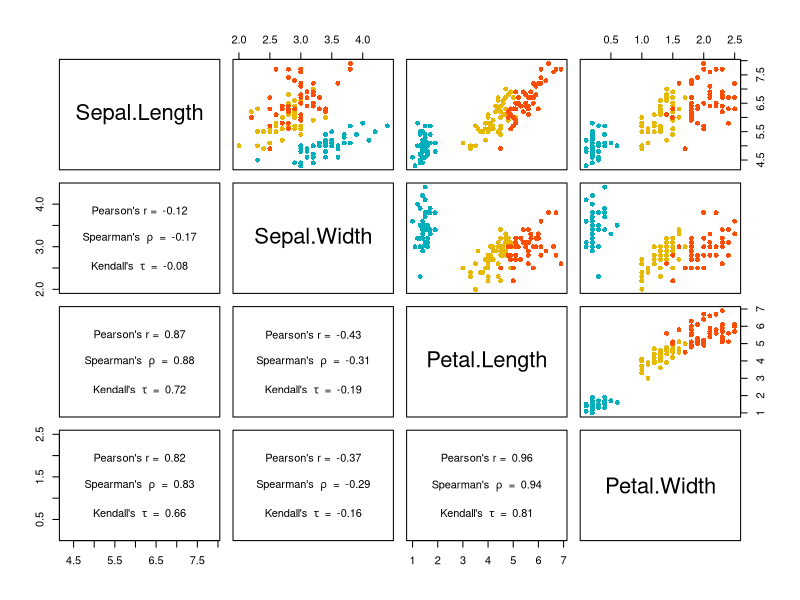
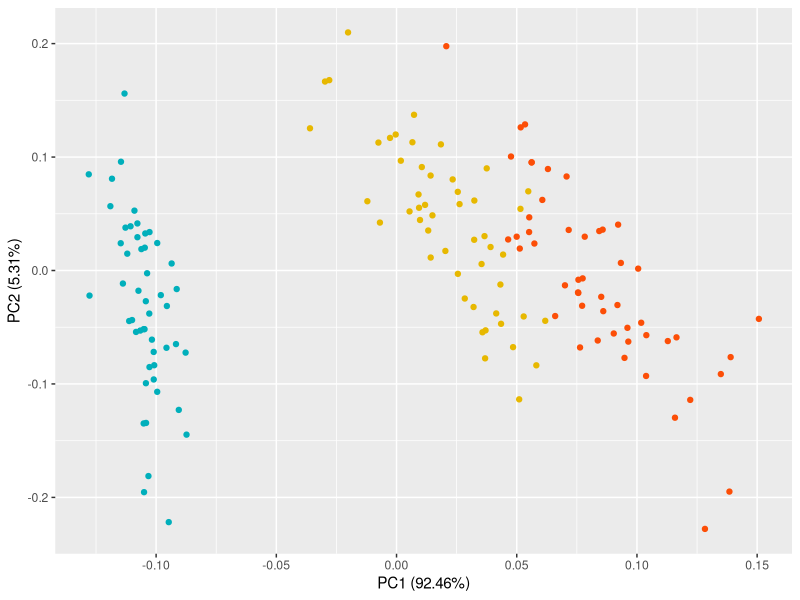

The R source for these figures, in order:
## ---- chunk 1
summary(iris)

# Customize the colors
setcols = c("#00AFBB", "#E7B800", "#FC4E07")

# Customize the lower panel: correlation efficients
correlation.panel = function(x, y){
  usr = par("usr"); on.exit(par(usr))
  par(usr = c(0, 1, 0, 1))
  
  # 3 types of correlation
  rp = round(cor(x, y, method = "pearson"), digits = 2)
  text(0.5, 0.75, paste("Pearson's r = ", rp))
  
  rs = round(cor(x, y, method = "spearman"), digits = 2)
  text(0.5, 0.5, bquote("Spearman's "~rho~" = "~.(rs)))
  
  rk = round(cor(x, y, method = "kendall"), digits = 2)
  text(0.5, 0.25, bquote("Kendall's "~tau~" = "~.(rk)))
}

# Customize upper panel: scatter plots
scatterplot.panel = function(x, y){
  points(x, y, pch = 16,
  col = setcols[iris$Species])
}

pairs(iris[1:4], 
      lower.panel = correlation.panel, 
      upper.panel = scatterplot.panel)
## ---- chunk 2
# install.packages("ggfortify")
library(ggfortify)
setcols = c("#00AFBB", "#E7B800", "#FC4E07")
autoplot(prcomp(iris[1:4]), colour = setcols[iris$Species])
